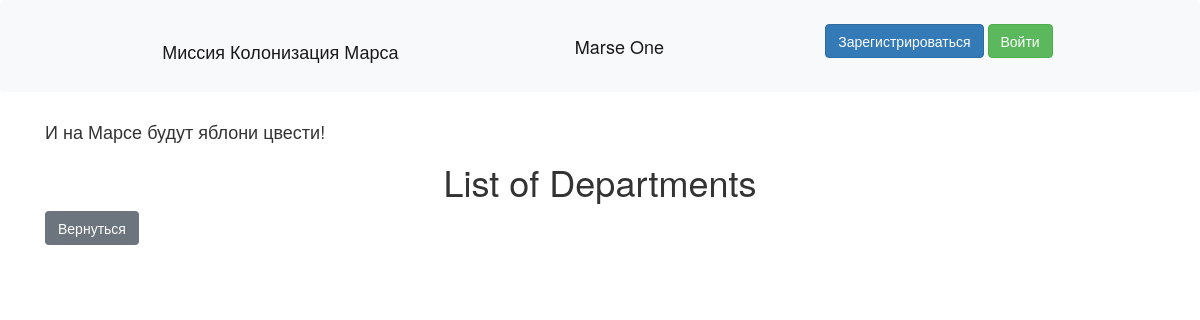
/departments, run on an earlier commit of the app's database.
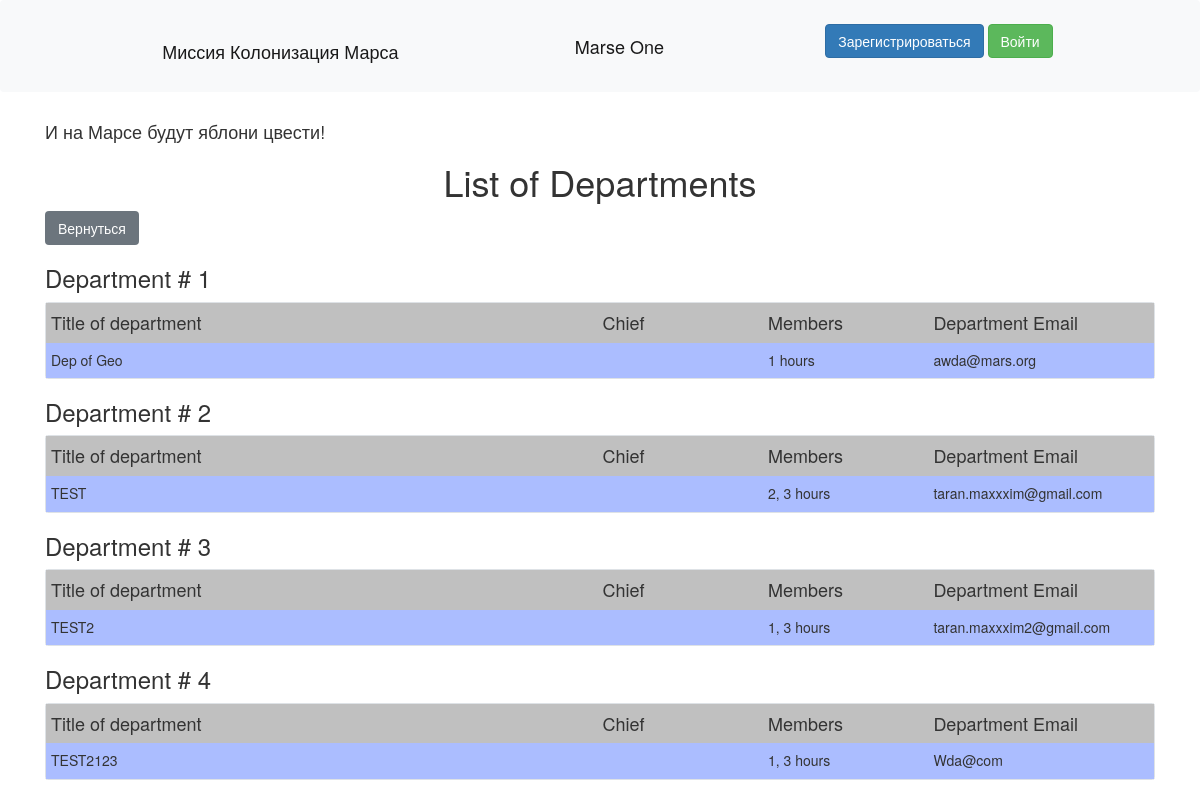
And on a later commit of the database.
### data/department.py (models this page shows)
class Department(SqlAlchemyBase):
    __tablename__ = 'Department'
    id = sqlalchemy.Column(sqlalchemy.Integer, primary_key=True, autoincrement=True)
    title = sqlalchemy.Column(sqlalchemy.String)
    chief = sqlalchemy.Column(sqlalchemy.String)
    members = sqlalchemy.Column(sqlalchemy.String)
    email = sqlalchemy.Column(sqlalchemy.String, unique=True)
    user_id = sqlalchemy.Column(sqlalchemy.Integer,
                                sqlalchemy.ForeignKey("users.id"))
    user = orm.relationship('User')

### server.py (the view)
@app.route("/departments")
def dep():
    db_sess = db_session.create_session()
    dep = db_sess.query(Department).all()
    return render_template("departments.html", depart=dep)

### data/db_session.py (called while the page is built)
def create_session() -> Session:
    global __factory
    return __factory()

### templates/departments.html (shortened to what this page needs)
{% extends "base.html" %}
{% block content %}
<h1 style="text-align: center;">List of Departments</h1>
<a href=".." class="btn btn-secondary">Вернуться</a>
{% for item in depart%}
<h3>Department # {{item.id}}</h3>
<div class="col-md6 border rounded">
    <div class="top">
        <h4 style="min-width: 50%;">Title of department</h4>
        <h4 style="min-width: 15%;">Chief</h4>
        <h4 style="min-width: 15%;">Members</h4>
        <h4 style="min-width: 20%;">Department Email</h4>
    </div>
    <div class="content">
        <h5 style="min-width: 50%;">{{ item.title }}</h5>
        <h5 style="min-width: 15%;">{{ item.user_id.name }}</h5>
        <h5 style="min-width: 15%;">{{ item.members }} hours</h5>
        <h5 style="min-width: 20%;">{{ item.email }}</h5>
    </div>
</div>
{% endfor %}
{% endblock %}

### templates/base.html (shortened to what this page needs)
<!doctype html>
<html lang="en">
<head>
    <link rel="stylesheet"
          href="https://stackpath.bootstrapcdn.com/bootstrap/4.4.1/css/bootstrap.min.css"
>
    <link rel="stylesheet" href="{{url_for('static', filename='style.css')}}">
    <link rel="stylesheet" href="https://maxcdn.bootstrapcdn.com/bootstrap/3.4.1/css/bootstrap.min.css">
</head>
<body>
<header>
    <nav class="navbar navbar-light bg-light">
        <h1 class="navbar-brand"> Миссия Колонизация Марса</h1>
        <div class="navbar-brand"> Marse One</div>
        {% if current_user.is_authenticated %}
             <u><a class="navbar-brand" href="/logout">{{ current_user.name }}</a></u>
        {% else %}
            <p>
                <a class="btn btn-primary " href="/register">Зарегистрироваться</a>
                <a class="btn btn-success" href="/login">Войти</a>
            </p>
        {% endif %}
    </nav>
</header>
<main role="main" class="container">
    <h4>И на Марсе будут яблони цвести!</h4>
    {% block content %}{% endblock %}
</main>
</body>
</html>

### static/style.css (style rules this page uses)
.top { background-color: Silver; display: flex; flex-direction: row; padding-left: 5px; }
.content { background-color: #abbdff; display: flex; flex-direction: row; padding-left: 5px; }

What changed in the data, as far as the page shows it:
added Department: id "1", title "Dep of Geo", members "1", email "awda@mars.org"
added Department: id "2", title "TEST", members "2, 3", email "taran.maxxxim@gmail.com"
added Department: id "3", title "TEST2", members "1, 3", email "taran.maxxxim2@gmail.com"
added Department: id "4", title "TEST2123", members "1, 3", email "Wda@com"
